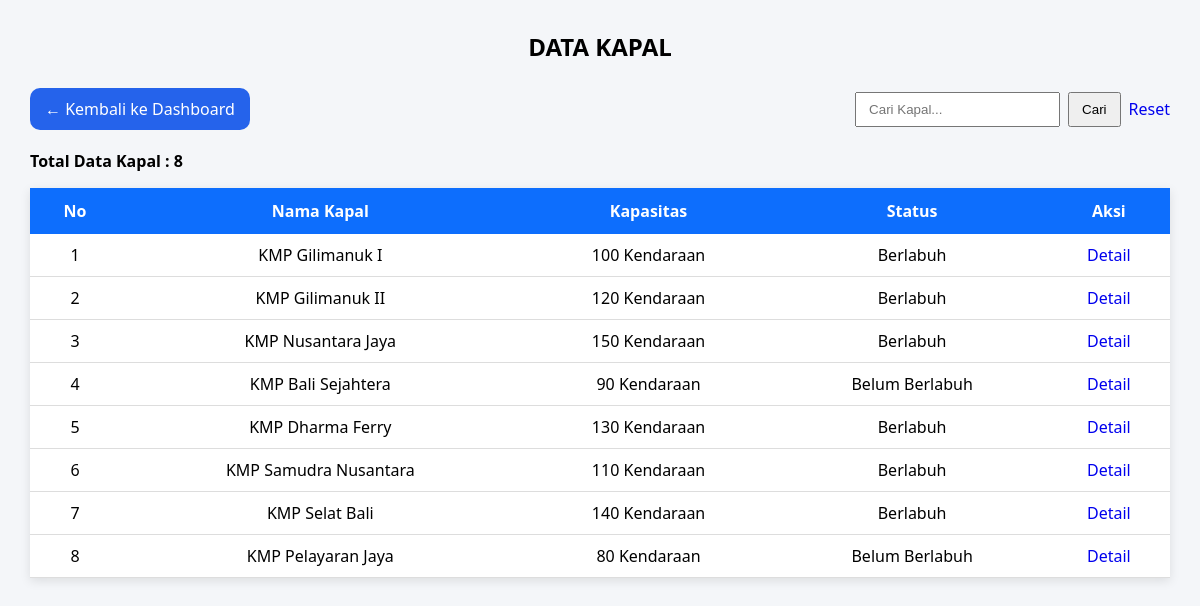
Before: /admin/kapal/index.php with the older database file.
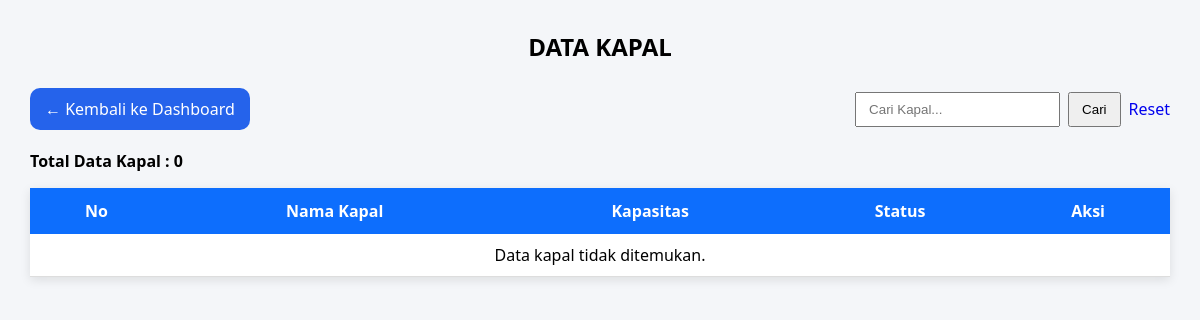
After: the same page with the newer database file.
### tables this page shows
CREATE TABLE kapal (
    id_kapal INT AUTO_INCREMENT PRIMARY KEY,
    id_user INT NOT NULL,
    nama_kapal VARCHAR(100) NOT NULL,
    kapasitas INT NOT NULL,
    status ENUM('Aktif','Tidak Aktif') DEFAULT 'Aktif',

    FOREIGN KEY (id_user)
    REFERENCES users(id_user)
);

### admin/kapal/index.php (the view, shortened to what this page needs)
<?php
include '../../config/koneksi.php';
$keyword = isset($_GET['keyword']) ? $_GET['keyword'] : '';
if ($keyword != '') {
    $data = mysqli_query(
        $koneksi,
        "SELECT * FROM kapal
        WHERE nama_kapal LIKE '%$keyword%'"
    );
} else {
    $data = mysqli_query(
        $koneksi,
        "SELECT * FROM kapal"
    );
}
$total_kapal = mysqli_num_rows($data);
?>
<!DOCTYPE html>
<html>
<head>
    <link rel="stylesheet" href="../../assets/css/table.css">
</head>
<body>
<div class="container">
    <div class="judul">
        <h2>DATA KAPAL</h2>
    </div>
    <div class="header-kapal">
        <a href="../dashboard.php" class="btn-dashboard">
            ← Kembali ke Dashboard
        </a>
        <form method="GET" class="search-box">
            <input
                type="text"
                name="keyword"
                placeholder="Cari Kapal..."
                value="<?= $keyword; ?>"
            >
            <button type="submit">
                Cari
            </button>
            <a href="index.php">
                Reset
            </a>
        </form>
    </div>
    <p>
        <b>Total Data Kapal : <?= $total_kapal; ?></b>
    </p>
    <table>
        <tr>
            <th>No</th>
            <th>Nama Kapal</th>
            <th>Kapasitas</th>
            <th>Status</th>
            <th>Aksi</th>
        </tr>
        <?php
        $no = 1;
        if ($total_kapal > 0) {
            while ($row = mysqli_fetch_assoc($data)) {
        ?>
        <tr>
            <td><?= $no++; ?></td>
            <td><?= $row['nama_kapal']; ?></td>
            <td><?= $row['kapasitas']; ?> Kendaraan</td>
            <td>
                <?= ($row['status'] == 'Aktif')
                    ? 'Berlabuh'
                    : 'Belum Berlabuh'; ?>
            </td>
            <td>
                <a href="detail.php?id=<?= $row['id_kapal']; ?>">
                    Detail
                </a>
            </td>
        </tr>
        <?php
            }
        } else {
        ?>
        <tr>
            <td colspan="5" align="center">
                Data kapal tidak ditemukan.
            </td>
        </tr>
        <?php } ?>
    </table>
</div>
</body>
</html>

### assets/css/table.css (style rules this page uses)
body { background:#f4f6f9; font-family:Segoe UI, sans-serif; margin:30px; }
h2 { text-align:center; margin-bottom:25px; }
table { width:100%; border-collapse:collapse; background:white; box-shadow:0 3px 10px rgba(0,0,0,.1); }
table th { background:#0d6efd; color:white; padding:12px; text-align:center; }
table td { padding:10px; border-bottom:1px solid #ddd; text-align:center; }
a { text-decoration:none; }

### admin/kapal/index.php (style rules this page uses)
.judul { text-align:center; margin-bottom:20px; }
.header-kapal { display:flex; justify-content:space-between; align-items:center; margin-bottom:20px; }
.btn-dashboard { display:inline-block; background:#2563eb; color:white; text-decoration:none; padding:10px 15px; border-radius:10px; font-weight:500; }
.search-box { display:flex; align-items:center; gap:8px; }
.search-box input { padding:8px 12px; }
.search-box button { padding:8px 12px; cursor:pointer; }

Changed rows visible on the page:
removed kapal: nama_kapal "KMP Gilimanuk I", kapasitas "100", status "Berlabuh"
removed kapal: nama_kapal "KMP Gilimanuk II", kapasitas "120", status "Berlabuh"
removed kapal: nama_kapal "KMP Nusantara Jaya", kapasitas "150", status "Berlabuh"
removed kapal: nama_kapal "KMP Bali Sejahtera", kapasitas "90", status "Belum Berlabuh"
removed kapal: nama_kapal "KMP Dharma Ferry", kapasitas "130", status "Berlabuh"
removed kapal: nama_kapal "KMP Samudra Nusantara", kapasitas "110", status "Berlabuh"
removed kapal: nama_kapal "KMP Selat Bali", kapasitas "140", status "Berlabuh"
removed kapal: nama_kapal "KMP Pelayaran Jaya", kapasitas "80", status "Belum Berlabuh"
Other visible differences:
$total_kapal: "8" → "0"
text now shown: "Data kapal tidak ditemukan."
